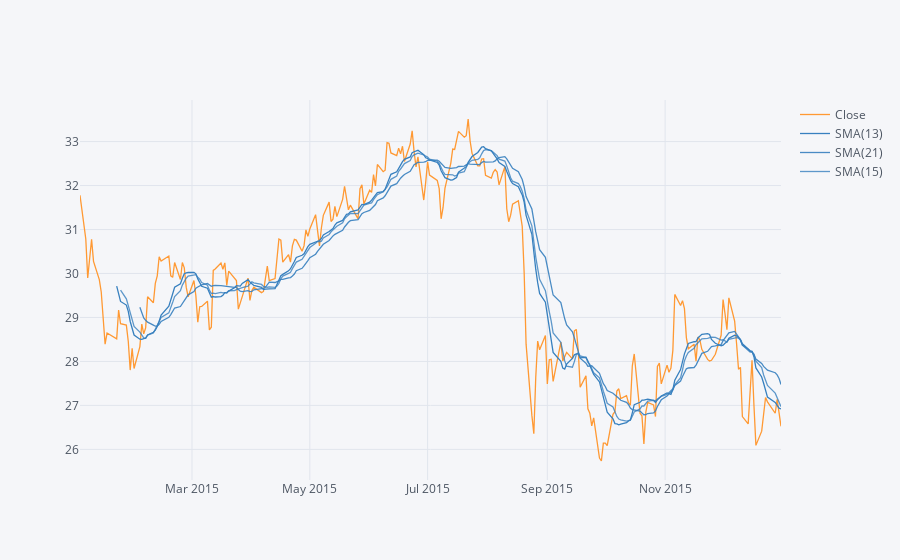

The notebook cell saved with this chart:
### Code cell
MS = MS.sort_index()
MS['Close'].loc['2015-01-01' : '2016-01-01'].ta_plot(study = 'sma', periods = [13,21,15])

### Figure 1 — Plotly figure (JSON) as saved in the notebook; plotly's stock layout.template omitted (floating-point values rounded to 4 significant figures; data arrays with more than 128 entries replaced by an {"elided": "..."} marker saying what was removed)
{"data": [{"line": {"color": "rgba(255, 153, 51, 1.0)", "dash": "solid", "shape": "linear", "width": 1.3}, "mode": "lines", "name": "Close", "text": "", "type": "scatter", "x": {"elided": "252 str values"}, "y": {"elided": "252 float values"}}, {"line": {"color": "rgba(55, 128, 191, 1.0)", "dash": "solid", "shape": "linear", "width": 1.3}, "mode": "lines", "name": "SMA(13)", "text": "", "type": "scatter", "x": {"elided": "252 str values"}, "y": {"elided": "252 mixed values"}}, {"line": {"color": "rgba(55, 128, 191, 0.8999999999999999)", "dash": "solid", "shape": "linear", "width": 1.3}, "mode": "lines", "name": "SMA(21)", "text": "", "type": "scatter", "x": {"elided": "252 str values"}, "y": {"elided": "252 mixed values"}}, {"line": {"color": "rgba(55, 128, 191, 0.7999999999999998)", "dash": "solid", "shape": "linear", "width": 1.3}, "mode": "lines", "name": "SMA(15)", "text": "", "type": "scatter", "x": {"elided": "252 str values"}, "y": {"elided": "252 mixed values"}}], "layout": {"legend": {"bgcolor": "#F5F6F9", "font": {"color": "#4D5663"}}, "paper_bgcolor": "#F5F6F9", "plot_bgcolor": "#F5F6F9", "title": {"font": {"color": "#4D5663"}}, "xaxis": {"gridcolor": "#E1E5ED", "showgrid": true, "tickfont": {"color": "#4D5663"}, "title": {"font": {"color": "#4D5663"}, "text": ""}, "zerolinecolor": "#E1E5ED"}, "yaxis": {"gridcolor": "#E1E5ED", "showgrid": true, "tickfont": {"color": "#4D5663"}, "title": {"font": {"color": "#4D5663"}, "text": ""}, "zerolinecolor": "#E1E5ED"}}}
